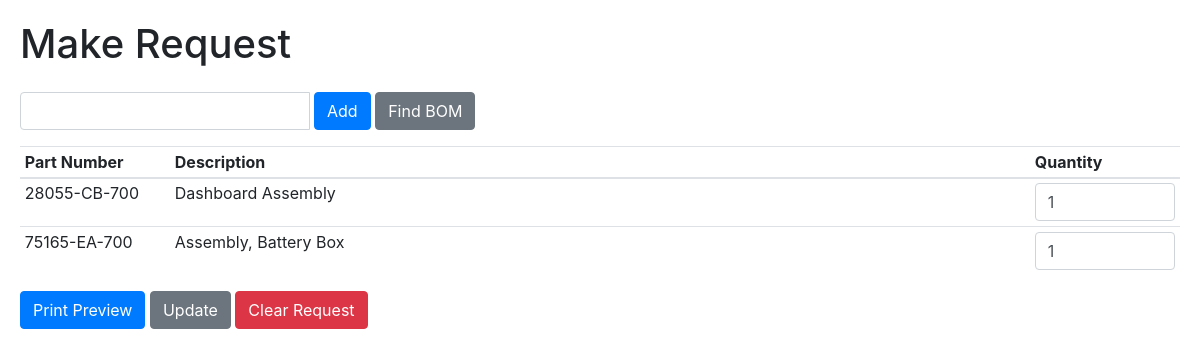
/editrequest/25, run on the app's committed database.
### kanbanbomsapp/models.py (models this page shows, shortened)
class RequestEntry(models.Model):
	request = models.ForeignKey(Request, on_delete=models.CASCADE)
	part = models.ForeignKey(BOM, on_delete=models.CASCADE)
	quantity = models.IntegerField(default=0)

class BOM(models.Model):
	partno = models.CharField(max_length=12)
	description = models.CharField(max_length=200)
	batch_quantity = models.IntegerField(default=0)

### kanbanbomsapp/views.py (the view)
# urls.py: path('editrequest/<int:request_id>', views.edit_request, name='edit_request'),
def edit_request(request, request_id, error="", partno=""):
    try:
        request_object = Request.objects.get(pk=request_id)
    except Request.DoesNotExist:
        raise Http404("Request does not exist")
    request_entry_objects = request_object.requestentry_set.order_by('part__partno').all()
    template = loader.get_template('kanbanbomsapp/edit_request.html')
    context = {
        'partno' : partno,
        'partno_validation_error' : error,
        'request' : request_object,
        'request_entries' : request_entry_objects
    }
    return HttpResponse(template.render(context, request))

### kanbanbomsapp/templates/kanbanbomsapp/edit_request.html (shortened to what this page needs)
{% extends 'kanbanbomsapp/base.html' %}
{% block content %}
<div class="wrapper">
<div class="mb-4"><h1 >Make Request</h1></div>
<form id="main_form" class="form" action="{% url 'edit_request_add' request.id %}" method="post">
	<div class="input-group">
		<input id="partno_field" autofocus="True" autocomplete="off" type="text" class=" basicAutoComplete form-control col-sm-3  {% if partno_validation_error %} is-invalid {% endif %}" name="partno" value="{{ partno }}">
		<span class="input-group-btn ml-1">
			<input class="btn btn-primary" type="submit" value="Add" >
			<input id="myBtn" class="btn btn-secondary" type="submit" value="Find BOM">
		</span>
	</div>
</form>
{% if request_entries %}
<table  class="table text-nowrap table-sm">
	<thead>
	<tr>
		<th>Part Number</th>
		<th>Description</th>
		<th>Quantity</th>
	</tr>
	</thead>
	<tbody>
    {% for request_entry in request_entries %}
    	<tr>
    	<td >{{ request_entry.part.partno }}</td>
    	<td class="text"><span >{{ request_entry.part.description }}</span></td>
    	<td ><input class="form-control " type="number" name="{{request_entry.part.partno}}" value="{{ request_entry.quantity }}" form="update_form"></td>
    	</tr>
    {% endfor %}
    </tbody>
</table>
<input type="submit" value="Print Preview" form="print_form" class="btn btn-primary">
<input type="submit" value="Update" form="update_form" class="btn btn-secondary">
<input type="submit" value="Clear Request" form="clear_form" class="btn btn-danger">
{% else %}
    <p>Scan kanban card or enter part numbers manually</p>
{% endif %}
</div>
{% endblock %}

### kanbanbomsapp/static/css/style.css (style rules this page uses)
.table { width: 100%; table-layout: fixed; }
.table thead th:nth-child(1) { width: 150px; }
.table thead th:nth-child(2) { width: auto; }
.table thead th:nth-child(3) { width: 150px; }
.table td.text span { white-space: nowrap; overflow: hidden; text-overflow: ellipsis; display: inline-block; width: auto; max-width: 100%; }
.wrapper { padding: 10px; margin: 10px; }

### data on the page
RequestEntry: part.partno "28055-CB-700", part.description "Dashboard Assembly", quantity "1"
RequestEntry: part.partno "75165-EA-700", part.description "Assembly, Battery Box", quantity "1"
